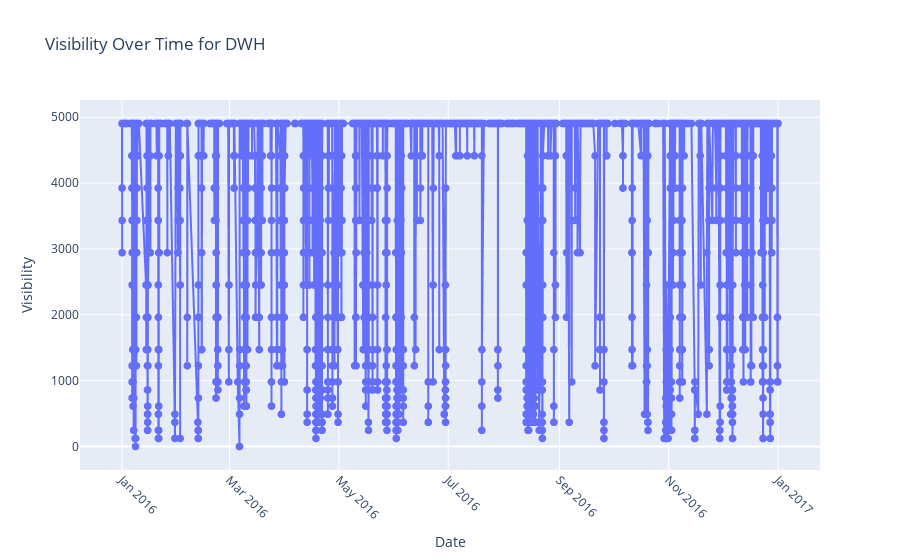

Write notebook code for a chart like this one.
### Markdown cell above
Visibility over the time for an `airport`

### Code cell
def plot_visibility_over_time(airport_code):
    data_filtered = data[(data['airport_code'] == airport_code) & (data['visibility_observation'].notnull())]
    
    if data_filtered.empty:
        print(f"No data available for {airport_code} or there are no valid values for 'visibility_observation'.")
        return
    
    data_filtered['date'] = pd.to_datetime(data_filtered['date'])
    data_filtered = data_filtered.sort_values('date')

    # Creating interactive graphics with Plotly
    fig = px.line(data_filtered, x='date', y='visibility_observation',
                  title=f'Visibility Over Time for {airport_code}',
                  labels={'date': 'Date', 'visibility_observation': 'Visibility'})

    fig.update_traces(mode='markers+lines', marker=dict(symbol='circle', size=8))
    fig.update_xaxes(tickangle=45)
    fig.show()

plot_visibility_over_time('DWH')

### Figure 1 — Plotly figure (JSON) as saved in the notebook; plotly's stock layout.template omitted (floating-point values rounded to 4 significant figures; data arrays with more than 128 entries replaced by an {"elided": "..."} marker saying what was removed)
{"data": [{"hovertemplate": "Date=%{x}<br>Visibility=%{y}<extra></extra>", "legendgroup": "", "line": {"color": "#636efa", "dash": "solid"}, "marker": {"size": 8, "symbol": "circle"}, "mode": "markers+lines", "name": "", "showlegend": false, "type": "scattergl", "x": {"elided": "4665 str values"}, "xaxis": "x", "y": {"elided": "4665 float values"}, "yaxis": "y"}], "layout": {"legend": {"tracegroupgap": 0}, "title": {"text": "Visibility Over Time for DWH"}, "xaxis": {"anchor": "y", "domain": [0, 1], "tickangle": 45, "title": {"text": "Date"}}, "yaxis": {"anchor": "x", "domain": [0, 1], "title": {"text": "Visibility"}}}}
